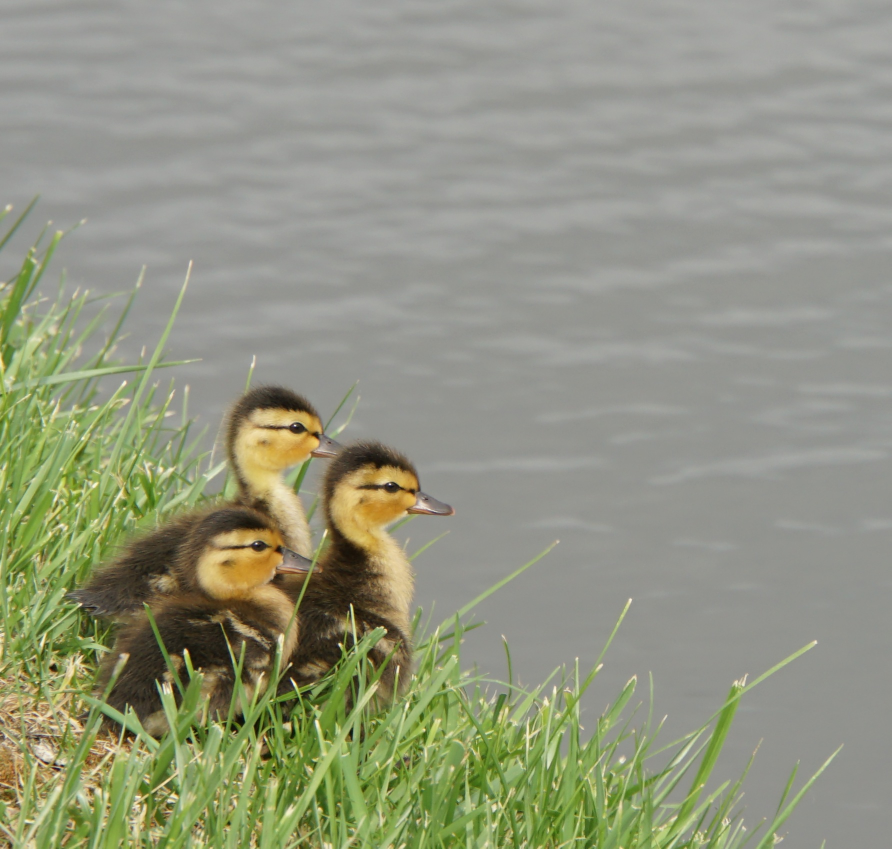
#> input picture chapter41_images/ducks.jpg, 1783 x 1697 px (shown at 1/2 size)
$ python cropping.py
#> lines starting #> are read from the running program, lines starting #| are printed output that depends on the picture
# cropping.py

from PIL import Image


def crop_image(path, cropped_path):
#> called with path = 'ducks.jpg', cropped_path = 'ducks_cropped.jpg'
    image = Image.open(path)
#> image is the input picture: PIL image 1783x1697 RGB; mean R, G, B 146.2, 149.4, 128.4
    cropped = image.crop((40, 590, 979, 1500))
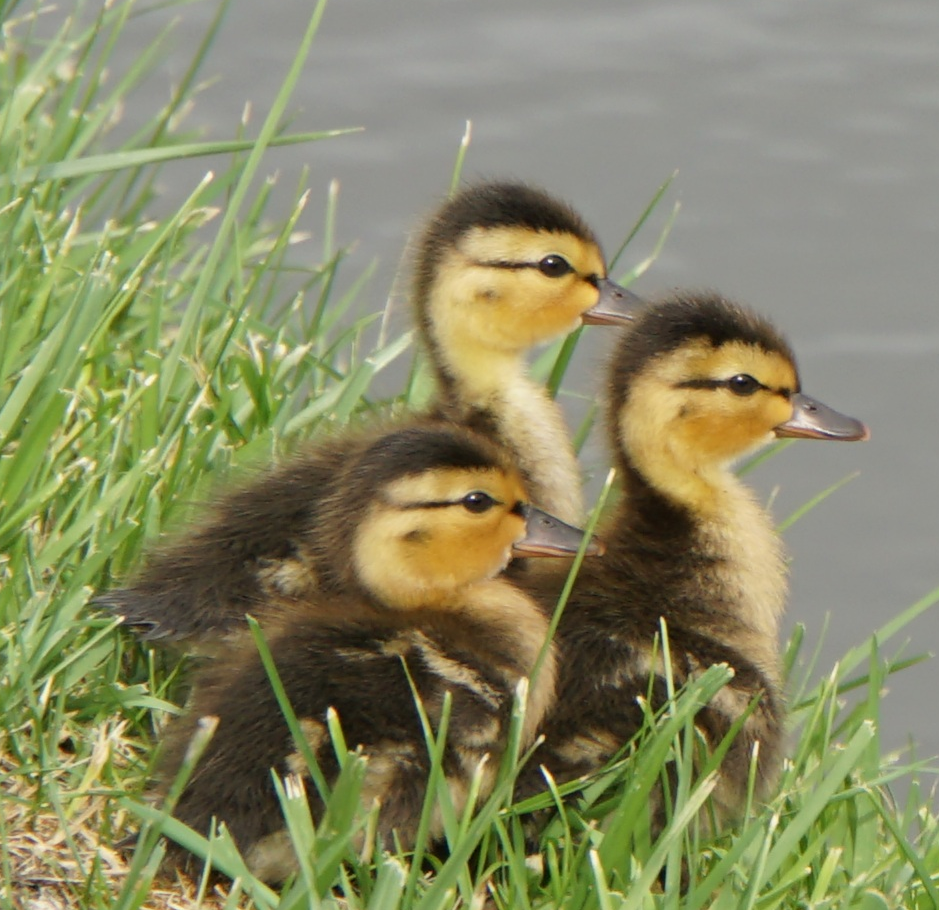
#> cropped: PIL image 939x910 RGB; mean R, G, B 135.8, 136.5, 100
    cropped.save(cropped_path)

if __name__ == '__main__':
    crop_image('ducks.jpg', 'ducks_cropped.jpg')
